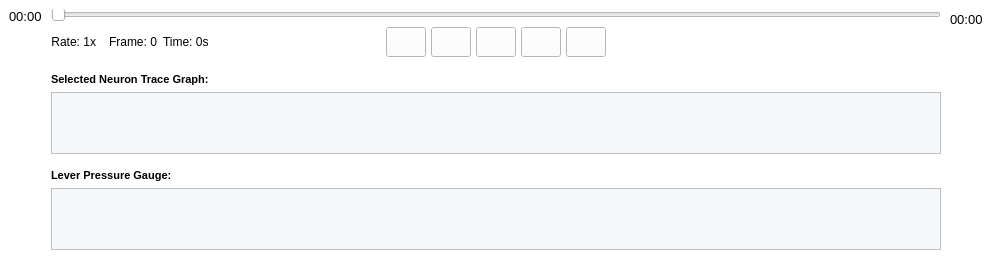
                     <widget class="QWidget" name="widget_92" native="true">
                      <property name="maximumSize">
                       <size>
                        <width>1550</width>
                        <height>260</height>
                       </size>
                      </property>
                      <property name="font">
                       <font>
                        <family>Arial</family>
                       </font>
                      </property>
                      <property name="styleSheet">
                       <string notr="true">border-color: rgb(0, 0, 0);
background-color: rgb(170, 170, 255);</string>
                      </property>
                      <layout class="QHBoxLayout" name="horizontalLayout_3">
                       <property name="spacing">
                        <number>0</number>
                       </property>
                       <property name="leftMargin">
                        <number>0</number>
                       </property>
                       <property name="topMargin">
                        <number>0</number>
                       </property>
                       <property name="rightMargin">
                        <number>0</number>
                       </property>
                       <property name="bottomMargin">
                        <number>0</number>
                       </property>
                       <item>
                        <widget class="QWidget" name="widget_94" native="true">
                         <property name="maximumSize">
                          <size>
                           <width>217</width>
                           <height>260</height>
                          </size>
                         </property>
                         <property name="font">
                          <font>
                           <family>Arial</family>
                          </font>
                         </property>
                         <property name="styleSheet">
                          <string notr="true">background-color: rgb(255, 255, 255);
border-color: rgb(0, 0, 0);</string>
                         </property>
                         <layout class="QGridLayout" name="gridLayout_7">
                          <item row="0" column="0">
                           <widget class="QLabel" name="label_168">
                            <property name="sizePolicy">
                             <sizepolicy hsizetype="Fixed" vsizetype="Fixed">
                              <horstretch>0</horstretch>
                              <verstretch>0</verstretch>
                             </sizepolicy>
                            </property>
                            <property name="font">
                             <font>
                              <family>Arial</family>
                              <pointsize>10</pointsize>
                             </font>
                            </property>
                            <property name="text">
                             <string>00:00</string>
                            </property>
                           </widget>
                          </item>
                          <item row="1" column="0">
                           <spacer name="verticalSpacer_3">
                            <property name="font">
                             <font>
                              <family>Arial</family>
                             </font>
                            </property>
                            <property name="orientation">
                             <enum>Qt::Vertical</enum>
                            </property>
                            <property name="sizeType">
                             <enum>QSizePolicy::Expanding</enum>
                            </property>
                            <property name="sizeHint" stdset="0">
                             <size>
                              <width>20</width>
                              <height>200</height>
                             </size>
                            </property>
                           </spacer>
                          </item>
                         </layout>
                        </widget>
                       </item>
                       <item>
                        <widget class="QWidget" name="widget_97" native="true">
                         <property name="sizePolicy">
                          <sizepolicy hsizetype="Expanding" vsizetype="Expanding">
                           <horstretch>0</horstretch>
                           <verstretch>0</verstretch>
                          </sizepolicy>
                         </property>
                         <property name="maximumSize">
                          <size>
                           <width>1241</width>
                           <height>260</height>
                          </size>
                         </property>
                         <property name="font">
                          <font>
                           <family>Arial</family>
                          </font>
                         </property>
                         <property name="styleSheet">
                          <string notr="true">border-color: rgb(0, 0, 0);
background-color: rgb(255, 255, 255);</string>
                         </property>
                         <layout class="QVBoxLayout" name="verticalLayout_4">
                          <property name="leftMargin">
                           <number>0</number>
                          </property>
                          <property name="rightMargin">
                           <number>0</number>
                          </property>
                          <property name="bottomMargin">
                           <number>0</number>
                          </property>
                          <item>
                           <layout class="QGridLayout" name="gridLayout_13" columnstretch="0,0,0,1,0,2">
                            <item row="0" column="0" colspan="6">
                             <widget class="QSlider" name="horizontalSlider_7">
                              <property name="sizePolicy">
                               <sizepolicy hsizetype="Expanding" vsizetype="Fixed">
                                <horstretch>0</horstretch>
                                <verstretch>0</verstretch>
                               </sizepolicy>
                              </property>
                              <property name="minimumSize">
                               <size>
                                <width>0</width>
                                <height>12</height>
                               </size>
                              </property>
                              <property name="maximumSize">
                               <size>
                                <width>1241</width>
                                <height>12</height>
                               </size>
                              </property>
                              <property name="font">
                               <font>
                                <family>Arial</family>
                               </font>
                              </property>
                              <property name="toolTip">
                               <string>Scope Player</string>
                              </property>
                              <property name="styleSheet">
                               <string notr="true"/>
                              </property>
                              <property name="orientation">
                               <enum>Qt::Horizontal</enum>
                              </property>
                             </widget>
                            </item>
                            <item row="1" column="0">
                             <widget class="QLabel" name="DePlayerRate">
                              <property name="font">
                               <font>
                                <family>Arial</family>
                                <pointsize>9</pointsize>
                               </font>
                              </property>
                              <property name="text">
                               <string>Rate: 1x  </string>
                              </property>
                              <property name="alignment">
                               <set>Qt::AlignCenter</set>
                              </property>
                             </widget>
                            </item>
                            <item row="1" column="1">
                             <widget class="QLabel" name="DePlayerFrame">
                              <property name="font">
                               <font>
                                <family>Arial</family>
                                <pointsize>9</pointsize>
                               </font>
                              </property>
                              <property name="text">
                               <string>Frame: 0</string>
                              </property>
                              <property name="alignment">
                               <set>Qt::AlignCenter</set>
                              </property>
                             </widget>
                            </item>
                            <item row="1" column="2">
                             <widget class="QLabel" name="DePlayerTime">
                              <property name="font">
                               <font>
                                <family>Arial</family>
                                <pointsize>9</pointsize>
                               </font>
                              </property>
                              <property name="text">
                               <string>Time: 0s</string>
                              </property>
                             </widget>
                            </item>
                            <item row="1" column="3">
                             <spacer name="horizontalSpacer_6">
                              <property name="font">
                               <font>
                                <family>Arial</family>
                               </font>
                              </property>
                              <property name="orientation">
                               <enum>Qt::Horizontal</enum>
                              </property>
                              <property name="sizeHint" stdset="0">
                               <size>
                                <width>40</width>
                                <height>20</height>
                               </size>
                              </property>
                             </spacer>
                            </item>
                            <item row="1" column="4">
                             <layout class="QGridLayout" name="gridLayout_12">
                              <property name="horizontalSpacing">
                               <number>5</number>
                              </property>
                              <item row="0" column="0">
                               <widget class="QPushButton" name="DePlayerLastButton">
                                <property name="sizePolicy">
                                 <sizepolicy hsizetype="Fixed" vsizetype="Fixed">
                                  <horstretch>0</horstretch>
                                  <verstretch>0</verstretch>
                                 </sizepolicy>
                                </property>
                                <property name="minimumSize">
                                 <size>
                                  <width>40</width>
                                  <height>30</height>
                                 </size>
                                </property>
                                <property name="maximumSize">
                                 <size>
                                  <width>40</width>
                                  <height>30</height>
                                 </size>
                                </property>
                                <property name="font">
                                 <font>
                                  <family>Arial</family>
                                  <pointsize>10</pointsize>
                                 </font>
                                </property>
                                <property name="styleSheet">
                                 <string notr="true">border-image: url(:/media/previous.png);</string>
                                </property>
                                <property name="text">
                                 <string/>
                                </property>
                               </widget>
                              </item>
                              <item row="0" column="1">
                               <widget class="QPushButton" name="DePlayerSlowButton">
                                <property name="sizePolicy">
                                 <sizepolicy hsizetype="Fixed" vsizetype="Fixed">
                                  <horstretch>0</horstretch>
                                  <verstretch>0</verstretch>
                                 </sizepolicy>
                                </property>
                                <property name="minimumSize">
                                 <size>
                                  <width>40</width>
                                  <height>30</height>
                                 </size>
                                </property>
                                <property name="maximumSize">
                                 <size>
                                  <width>40</width>
                                  <height>30</height>
                                 </size>
                                </property>
                                <property name="font">
                                 <font>
                                  <family>Arial</family>
                                  <pointsize>10</pointsize>
                                 </font>
                                </property>
                                <property name="styleSheet">
                                 <string notr="true">border-image: url(:/media/rw.png);</string>
                                </property>
                                <property name="text">
                                 <string/>
                                </property>
                               </widget>
                              </item>
                              <item row="0" column="2">
                               <widget class="QPushButton" name="DePlayerPlayButton">
                                <property name="sizePolicy">
                                 <sizepolicy hsizetype="Fixed" vsizetype="Fixed">
                                  <horstretch>0</horstretch>
                                  <verstretch>0</verstretch>
                                 </sizepolicy>
                                </property>
                                <property name="minimumSize">
                                 <size>
                                  <width>40</width>
                                  <height>30</height>
                                 </size>
                                </property>
                                <property name="maximumSize">
                                 <size>
                                  <width>40</width>
                                  <height>30</height>
                                 </size>
                                </property>
                                <property name="font">
                                 <font>
                                  <family>Arial</family>
                                  <pointsize>10</pointsize>
                                 </font>
                                </property>
                                <property name="styleSheet">
                                 <string notr="true">border-image: url(:/media/play.png);</string>
                                </property>
                                <property name="text">
                                 <string/>
                                </property>
                               </widget>
                              </item>
                              <item row="0" column="3">
                               <widget class="QPushButton" name="DePlayerFastButton">
                                <property name="sizePolicy">
                                 <sizepolicy hsizetype="Fixed" vsizetype="Fixed">
                                  <horstretch>0</horstretch>
                                  <verstretch>0</verstretch>
                                 </sizepolicy>
                                </property>
                                <property name="minimumSize">
                                 <size>
                                  <width>40</width>
                                  <height>30</height>
                                 </size>
                                </property>
                                <property name="maximumSize">
                                 <size>
                                  <width>40</width>
                                  <height>30</height>
                                 </size>
                                </property>
                                <property name="font">
                                 <font>
                                  <family>Arial</family>
                                  <pointsize>10</pointsize>
                                 </font>
                                </property>
                                <property name="styleSheet">
                                 <string notr="true">border-image: url(:/media/ff.png);</string>
                                </property>
                                <property name="text">
                                 <string/>
                                </property>
                               </widget>
                              </item>
                              <item row="0" column="4">
                               <widget class="QPushButton" name="DePlayerNextButton">
                                <property name="sizePolicy">
                                 <sizepolicy hsizetype="Fixed" vsizetype="Fixed">
                                  <horstretch>0</horstretch>
                                  <verstretch>0</verstretch>
                                 </sizepolicy>
                                </property>
                                <property name="minimumSize">
                                 <size>
                                  <width>40</width>
                                  <height>30</height>
                                 </size>
                                </property>
                                <property name="maximumSize">
                                 <size>
                                  <width>40</width>
                                  <height>30</height>
                                 </size>
                                </property>
                                <property name="font">
                                 <font>
                                  <family>Arial</family>
                                  <pointsize>10</pointsize>
                                 </font>
                                </property>
                                <property name="styleSheet">
                                 <string notr="true">border-image: url(:/media/next.png);</string>
                                </property>
                                <property name="text">
                                 <string/>
                                </property>
                               </widget>
                              </item>
                             </layout>
                            </item>
                            <item row="1" column="5">
                             <spacer name="horizontalSpacer_9">
                              <property name="font">
                               <font>
                                <family>Arial</family>
                               </font>
                              </property>
                              <property name="orientation">
                               <enum>Qt::Horizontal</enum>
                              </property>
                              <property name="sizeType">
                               <enum>QSizePolicy::Expanding</enum>
                              </property>
                              <property name="sizeHint" stdset="0">
                               <size>
                                <width>40</width>
                                <height>20</height>
                               </size>
                              </property>
                             </spacer>
                            </item>
                           </layout>
                          </item>
                          <item>
                           <spacer name="verticalSpacer_30">
                            <property name="font">
                             <font>
                              <family>Arial</family>
                             </font>
                            </property>
                            <property name="orientation">
                             <enum>Qt::Vertical</enum>
                            </property>
                            <property name="sizeType">
                             <enum>QSizePolicy::Fixed</enum>
                            </property>
                            <property name="sizeHint" stdset="0">
                             <size>
                              <width>890</width>
                              <height>10</height>
                             </size>
                            </property>
                           </spacer>
                          </item>
                          <item>
                           <widget class="QLabel" name="label_165">
                            <property name="sizePolicy">
                             <sizepolicy hsizetype="Fixed" vsizetype="Fixed">
                              <horstretch>0</horstretch>
                              <verstretch>0</verstretch>
                             </sizepolicy>
                            </property>
                            <property name="font">
                             <font>
                              <family>Arial</family>
                              <pointsize>8</pointsize>
                              <weight>75</weight>
                              <bold>true</bold>
                             </font>
                            </property>
                            <property name="text">
                             <string>Selected Neuron Trace Graph: </string>
                            </property>
                            <property name="alignment">
                             <set>Qt::AlignLeading|Qt::AlignLeft|Qt::AlignTop</set>
                            </property>
                           </widget>
                          </item>
                          <item>
                           <widget class="QGraphicsView" name="DeSelectTraceView">
                            <property name="minimumSize">
                             <size>
                              <width>0</width>
                              <height>62</height>
                             </size>
                            </property>
                            <property name="font">
                             <font>
                              <family>Arial</family>
                             </font>
                            </property>
                            <property name="styleSheet">
                             <string notr="true">background-color: rgb(245, 248, 250);</string>
                            </property>
                           </widget>
                          </item>
                          <item>
                           <spacer name="verticalSpacer_29">
                            <property name="font">
                             <font>
                              <family>Arial</family>
                             </font>
                            </property>
                            <property name="orientation">
                             <enum>Qt::Vertical</enum>
                            </property>
                            <property name="sizeType">
                             <enum>QSizePolicy::Fixed</enum>
                            </property>
                            <property name="sizeHint" stdset="0">
                             <size>
                              <width>890</width>
                              <height>10</height>
                             </size>
                            </property>
                           </spacer>
                          </item>
                          <item>
                           <widget class="QLabel" name="label_169">
                            <property name="sizePolicy">
                             <sizepolicy hsizetype="Fixed" vsizetype="Fixed">
                              <horstretch>0</horstretch>
                              <verstretch>0</verstretch>
                             </sizepolicy>
                            </property>
                            <property name="font">
                             <font>
                              <family>Arial</family>
                              <pointsize>8</pointsize>
                              <weight>75</weight>
                              <bold>true</bold>
                             </font>
                            </property>
                            <property name="text">
                             <string>Lever Pressure Gauge: </string>
                            </property>
                            <property name="alignment">
                             <set>Qt::AlignLeading|Qt::AlignLeft|Qt::AlignTop</set>
                            </property>
                           </widget>
                          </item>
                          <item>
                           <widget class="QGraphicsView" name="DeLeverPressureViewLarge">
                            <property name="minimumSize">
                             <size>
                              <width>0</width>
                              <height>62</height>
                             </size>
                            </property>
                            <property name="font">
                             <font>
                              <family>Arial</family>
                             </font>
                            </property>
                            <property name="styleSheet">
                             <string notr="true">background-color: rgb(245, 248, 250);</string>
                            </property>
                           </widget>
                          </item>
                          <item>
                           <spacer name="verticalSpacer_6">
                            <property name="font">
                             <font>
                              <family>Arial</family>
                             </font>
                            </property>
                            <property name="orientation">
                             <enum>Qt::Vertical</enum>
                            </property>
                            <property name="sizeType">
                             <enum>QSizePolicy::Fixed</enum>
                            </property>
                            <property name="sizeHint" stdset="0">
                             <size>
                              <width>890</width>
                              <height>10</height>
                             </size>
                            </property>
                           </spacer>
                          </item>
                         </layout>
                        </widget>
                       </item>
                       <item>
                        <widget class="QWidget" name="widget_96" native="true">
                         <property name="sizePolicy">
                          <sizepolicy hsizetype="Fixed" vsizetype="Fixed">
                           <horstretch>0</horstretch>
                           <verstretch>0</verstretch>
                          </sizepolicy>
                         </property>
                         <property name="maximumSize">
                          <size>
                           <width>92</width>
                           <height>260</height>
                          </size>
                         </property>
                         <property name="font">
                          <font>
                           <family>Arial</family>
                          </font>
                         </property>
                         <property name="styleSheet">
                          <string notr="true">background-color: rgb(255, 255, 255);
border-color: rgb(0, 0, 0);</string>
                         </property>
                         <layout class="QGridLayout" name="gridLayout_10">
                          <item row="0" column="0">
                           <widget class="QLabel" name="label_173">
                            <property name="sizePolicy">
                             <sizepolicy hsizetype="Fixed" vsizetype="Fixed">
                              <horstretch>0</horstretch>
                              <verstretch>0</verstretch>
                             </sizepolicy>
                            </property>
                            <property name="font">
                             <font>
                              <family>Arial</family>
                              <pointsize>10</pointsize>
                             </font>
                            </property>
                            <property name="text">
                             <string>00:00</string>
                            </property>
                           </widget>
                          </item>
                          <item row="1" column="0">
                           <spacer name="verticalSpacer_5">
                            <property name="font">
                             <font>
                              <family>Arial</family>
                             </font>
                            </property>
                            <property name="orientation">
                             <enum>Qt::Vertical</enum>
                            </property>
                            <property name="sizeType">
                             <enum>QSizePolicy::Fixed</enum>
                            </property>
                            <property name="sizeHint" stdset="0">
                             <size>
                              <width>20</width>
                              <height>220</height>
                             </size>
                            </property>
                           </spacer>
                          </item>
                         </layout>
                        </widget>
                       </item>
                      </layout>
                     </widget>
